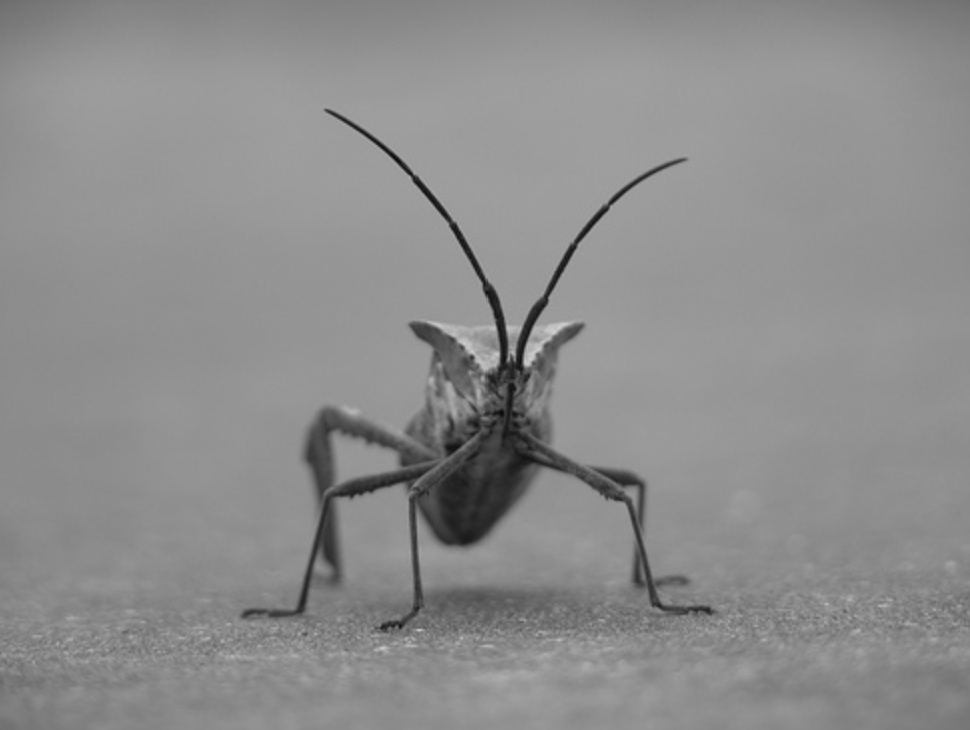
#> input picture footage/stinkbug.png, 970 x 730 px, found by its file name
$ jupyter execute --allow-errors warps-playground.ipynb   (shell and % lines are left out)
#> lines starting #> are read from the running program, lines starting #| are printed output that depends on the picture
### thinplatespline.py
import cv2
import numpy as np
class ThinPlateSpline:
	def __init__(self):
		self.tps=cv2.createThinPlateSplineShapeTransformer()

	def __call__(self, src, sourcePoints, targetPoints):
		""" reference: https://qiita.com/SousukeShimoyama/items/2bf8defb2d057bb8b742"""
		""" warp image """
		# prepare source and target points
		sshape = sourcePoints.reshape (1, -1, 2)
		tshape = targetPoints.reshape (1, -1, 2)
		matches = []
		for i in range(sshape.shape[1]):
			matches.append (cv2.DMatch (i, i, 0))

		self.tps.estimateTransformation(tshape.copy(), sshape.copy(), matches)
		return self.tps.warpImage(src)

### griddatawarp.py
import scipy.interpolate
import cv2
import numpy as np

class GriddataWarp:
    def __call__(self, src, sourcePoints, targetPoints):
        height, width, channels = src.shape

        # interpolate STMap from vectors
        grid_x, grid_y = np.mgrid[0:1:height+1j, 0:1:width+1j]
        data = scipy.interpolate.griddata(targetPoints/(width, height), (sourcePoints-targetPoints)/(width, height), (grid_y, grid_x), method='cubic')

        stmap = np.zeros((data.shape[0], data.shape[1], 3))
        stmap[:,:,:2] = data

        # create fragCoord st map
        r, g = cv2.split(np.mgrid[0:1:width+1j, 0:1:height+1j].astype(np.float32).T)
        b = np.zeros(r.shape).astype(np.float32)
        st = cv2.merge([r,g,b])

        # deform src image with stmap
        mapx, mapy, mapz = cv2.split( (st+stmap)*(width, height, 1))
        return cv2.remap(src, mapx.astype(np.float32), mapy.astype(np.float32), cv2.INTER_LINEAR)

### rbfwarp.py
import scipy.interpolate
import numpy as np
import cv2

class RbfWarp:
    def __call__(self, src, sourcePoints, targetPoints):
        height, width, channels = src.shape
        x = targetPoints[:,0]
        y = targetPoints[:,1]
        vectors = (sourcePoints-targetPoints) / (width, height)
        z1 = vectors[:,0]
        z2 = vectors[:,1]

        grid_x, grid_y = np.mgrid[0:1:height+1j, 0:1:width+1j]

        z1i = scipy.interpolate.Rbf(x/width,y/height,z1, epsilon=2)(grid_y, grid_x)
        z2i = scipy.interpolate.Rbf(x/width,y/height,z2, epsilon=2)(grid_y, grid_x)

        stvector = cv2.merge([z1i, z2i, np.zeros(z1i.shape)])

        # create fragCoord st map
        r, g = cv2.split(np.mgrid[0:1:width+1j, 0:1:height+1j].astype(np.float32).T)
        b = np.zeros(r.shape).astype(np.float32)
        st = cv2.merge([r,g,b])
        # plt.imshow( st+stvector )

        # deform src image with stmap
        mapx, mapy, mapz = cv2.split( (st+stvector)*(width, height, 1))

        return cv2.remap(src, mapx.astype(np.float32), mapy.astype(np.float32), cv2.INTER_LINEAR)

### warps-playground.ipynb
[cell 1]
import matplotlib.pyplot as plt
import numpy as np
import scipy.interpolate
import matplotlib.image as mpimg
import cv2
from ipywidgets import interact, interactive, fixed, interact_manual
import ipywidgets as widgets

[cell 2]
import numpy as np
import cv2
import matplotlib.pyplot as plt
# load image
img = cv2.imread('stinkbug.png')[:,:,:3].astype(np.float32)/255
#> img: shape (730, 970, 3) float32; min 0.0392, max 0.82, mean 0.553
height, width, channels = img.shape
#> height = 730; width = 970; channels = 3

# create points
points = np.array([
    (0.0,0.0), (0.1, 0.1),
    (0.9, 0.9), (1.0, 1.0),
    (0.9, 0.1), (1.0,0.0),
    (0.1, 0.9), (0.0,1.0),
    (0.5, 0.5),(0.9,0.5)
])*(width, height)
sourcePoints = points[0::2]
targetPoints = points[1::2]

# plot
plt.scatter(sourcePoints[:,0], sourcePoints[:, 1])
plt.scatter(targetPoints[:,0], targetPoints[:, 1])
for src, dst in zip(sourcePoints, targetPoints):
    plt.arrow(src[0], src[1], dst[0]-src[0], dst[1]-src[1], width=5, length_includes_head=True, color="white")

plt.imshow(img)

[cell 3]
from thinplatespline import ThinPlateSpline
from griddatawarp import GriddataWarp
tps = ThinPlateSpline()
tps_img = tps(img, sourcePoints, targetPoints)
gdw_img = GriddataWarp()(img, sourcePoints, targetPoints)
#> in __call__, `stmap[:,:,:2] = data`: stmap: shape (730, 970, 3) float64; 6.73% of the values are NaN or infinite; the others: min -0.401, max 0.1, mean -0.0775
#> in __call__, `r, g = cv2.split(np.mgrid[0:1:width+1j, 0:1:height+1j].astype(np.float..`:
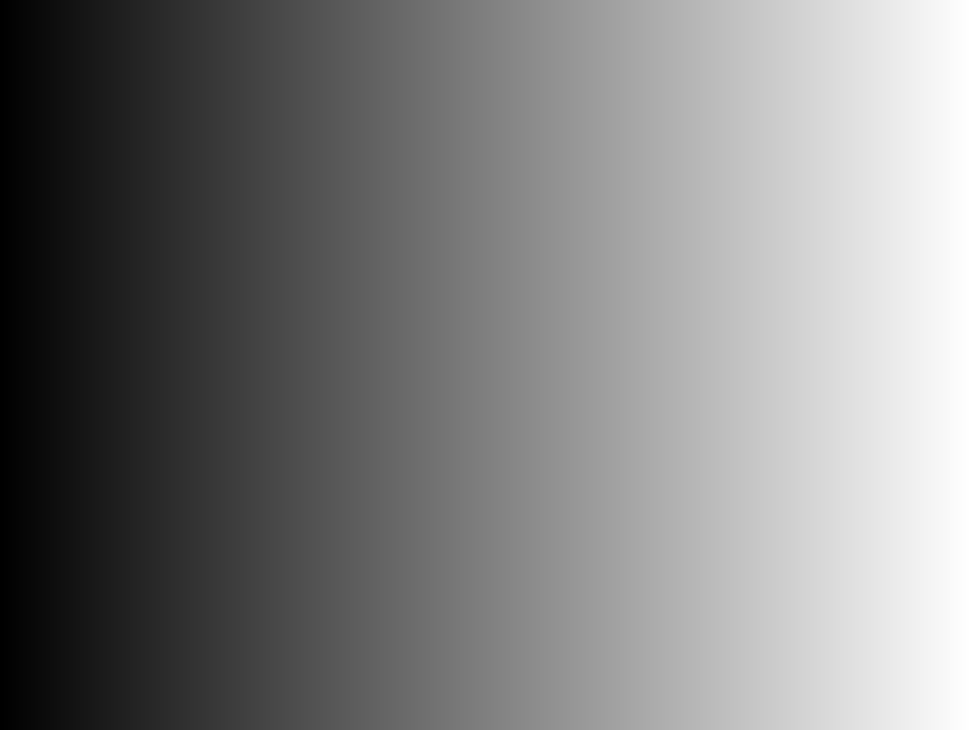
#> r: shape (730, 970) float32; min 0, max 1, mean 0.5
#> in __call__, `r, g = cv2.split(np.mgrid[0:1:width+1j, 0:1:height+1j].astype(np.float..`:
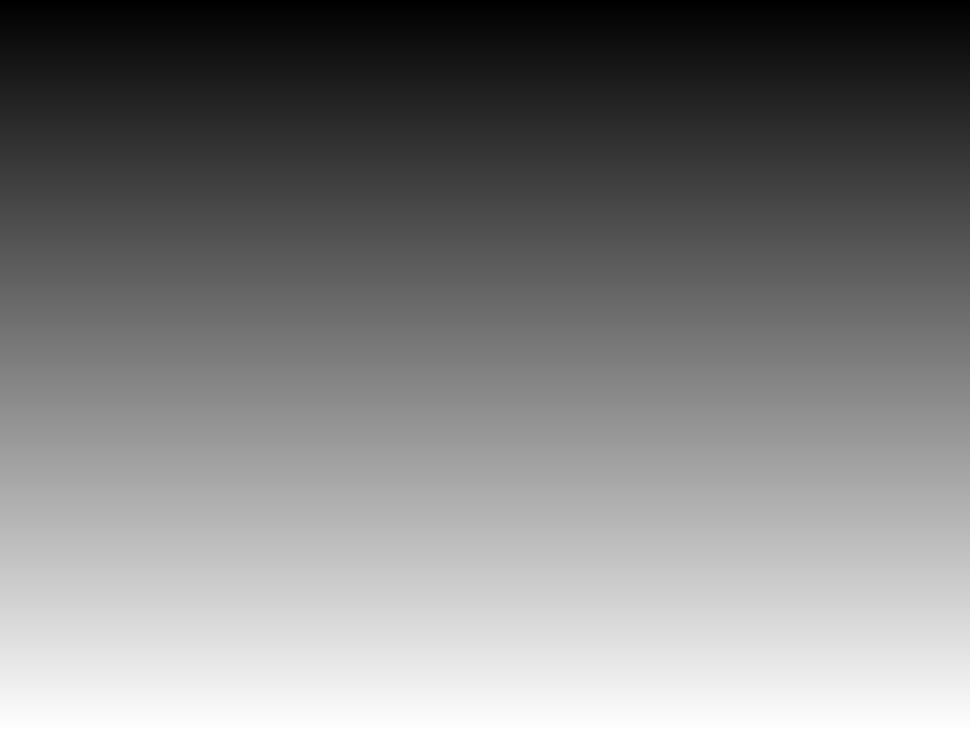
#> g: shape (730, 970) float32; min 0, max 1, mean 0.5
#> in __call__, `st = cv2.merge([r,g,b])`:
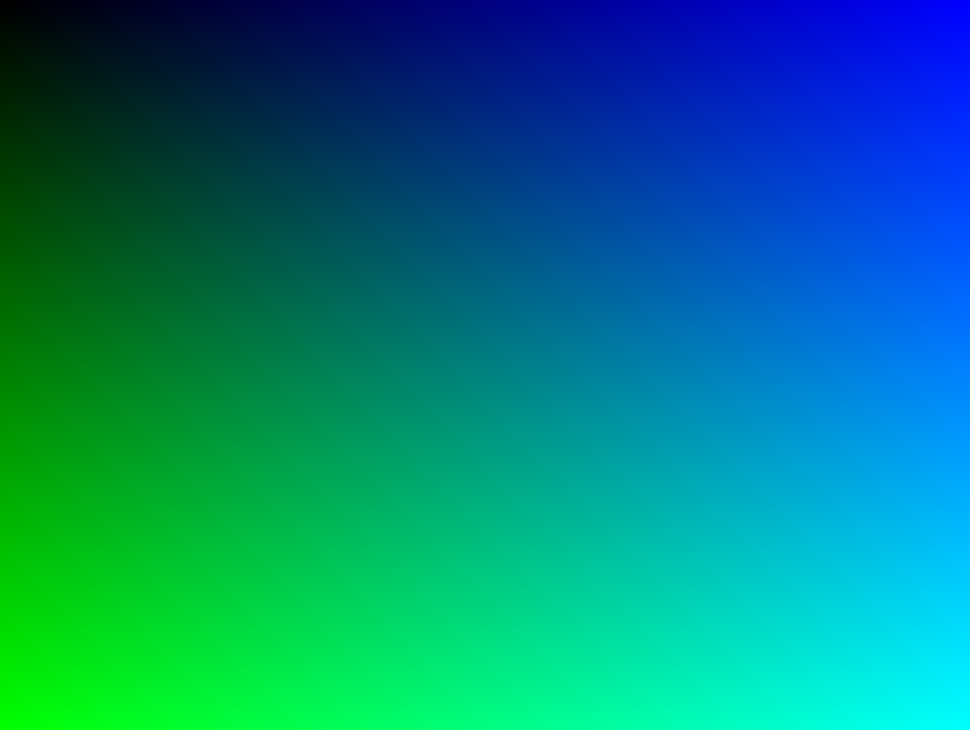
#> st: shape (730, 970, 3) float32; mean of channels 0, 1, 2 0.5, 0.5, 0; drawn as B, G, R
#> in __call__, `mapx, mapy, mapz = cv2.split( (st+stmap)*(width, height, 1))`: mapz: shape (730, 970) float64; every value is 0
fig, (ax1, ax2) = plt.subplots(1, 2)
ax1.set_title("tps")
ax1.imshow(tps_img)
ax2.set_title("griddata")
ax2.imshow(gdw_img)

#> (a cell that did not finish here is left out)

[cell 5]
# 2-d tests - setup scattered data
x = np.random.rand(100)*4.0-2.0
y = np.random.rand(100)*4.0-2.0
z = x*np.exp(-x**2-y**2)
ti = np.linspace(-2.0, 2.0, 100)
XI, YI = np.meshgrid(ti, ti)

# use rbf
rbf = scipy.interpolate.Rbf(x,y,z, epsilon=2)
ZI = rbf(XI, YI)

#plot
import matplotlib
matplotlib.use('Agg')
import matplotlib.pyplot as plt
from matplotlib import cm
# n = plt.normalize(-2., 2.)
# plt.subplot(1, 1, 1)
plt.pcolor(XI, YI, ZI, cmap=cm.jet)
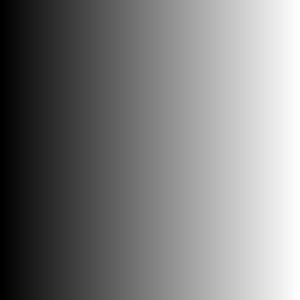
#> XI: shape (100, 100) float64 (shown 3 times larger); min -2, max 2, mean 1.67e-16; drawn with min black and max white
#> `[cell 5] # 2-d tests - setup scattered data x = np.random.rand(100)*4...`:
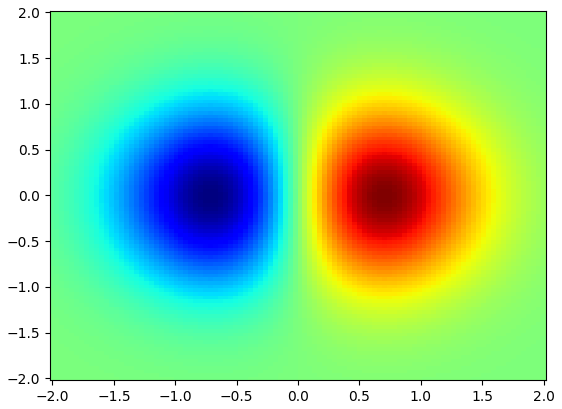
#> figure drawn by matplotlib, 1 panel
# [5 lines of commented-out code are left out]

[cell 6]
import matplotlib.pyplot as plt
from rbfwarp import RbfWarp

fig, (ax1, ax2) = plt.subplots(nrows=1,ncols=2)
ax1.imshow(img)
rbf_img = RbfWarp()(img, sourcePoints, targetPoints)
#> in __call__, `mapx, mapy, mapz = cv2.split( (st+stvector)*(width, height, 1))`:
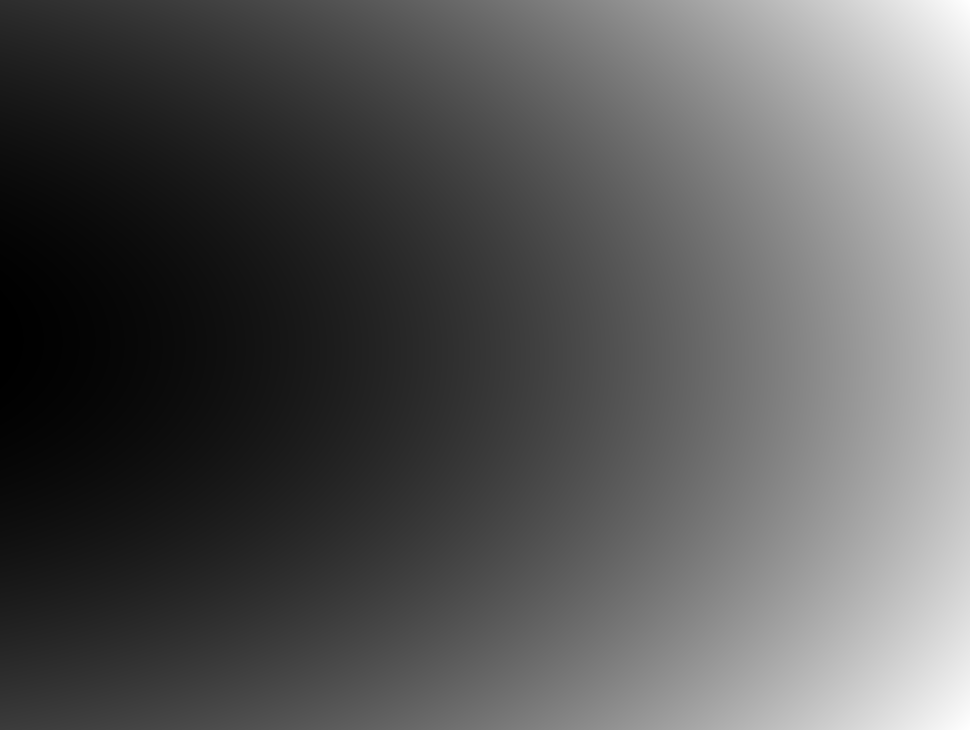
#> mapx: shape (730, 970) float64; min -140.3, max 873, mean 212.1; drawn with min black and max white
#> in __call__, `mapx, mapy, mapz = cv2.split( (st+stvector)*(width, height, 1))`:
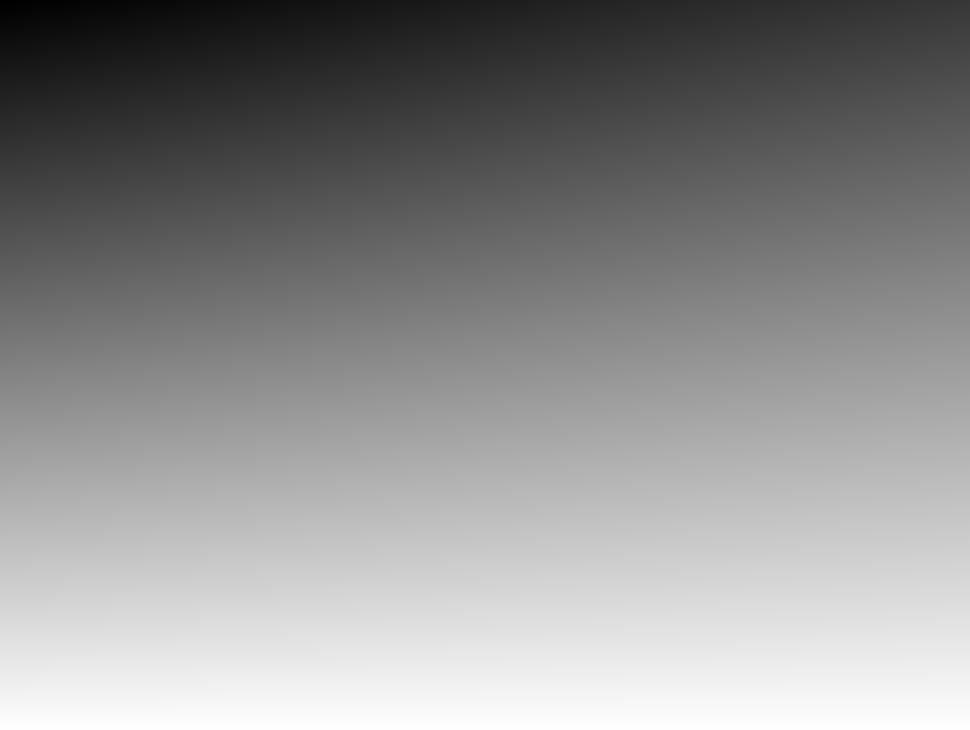
#> mapy: shape (730, 970) float64; min -89.47, max 658.7, mean 329; drawn with min black and max white
#> in __call__, `return cv2.remap(src, mapx.astype(np.float32), mapy.astype(np.float32)..`:
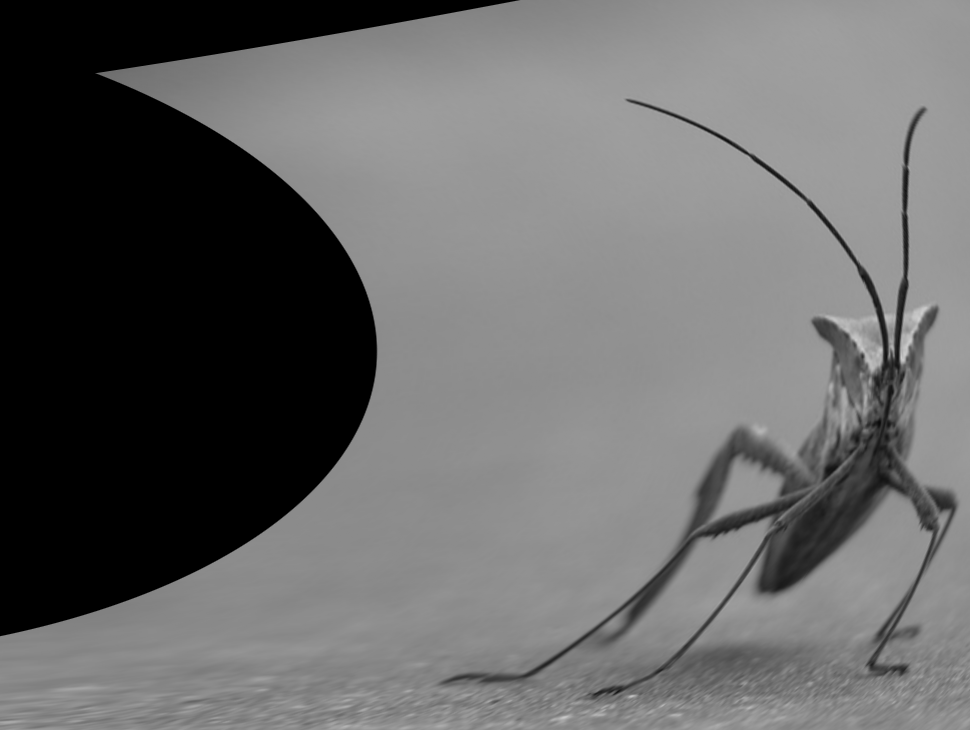
#> returned value: shape (730, 970, 3) float32; min 0, max 0.807, mean 0.405
ax2.imshow(rbf_img)
